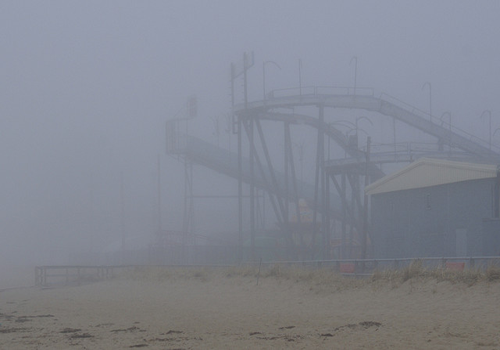
#> input picture Dataset/Scenes/scene (61).png, 500 x 350 px
$ jupyter execute --allow-errors proyekakhir.ipynb
#> lines starting #> are read from the running program, lines starting #| are printed output that depends on the picture; after the words box and inside, x2 and y2 are one past the last pixel; in counts of white or black regions, pixels touching at a corner belong together
[cell 1]
import image_dehazer
import cv2
import copy
import numpy as np
from PIL import Image
from skimage import io, color, filters, util
import matplotlib.pyplot as plt

[cell 2]
HazeImg = cv2.imread('Dataset/Scenes/scene (61).png')						# read input image
#> HazeImg is the input picture: shape (350, 500, 3); mean B, G, R 143.9, 133.9, 130.2
#> (the rest of this cell did not finish here and is left out)

[cell 3]
img1 = io.imread('depthmap.jpg')
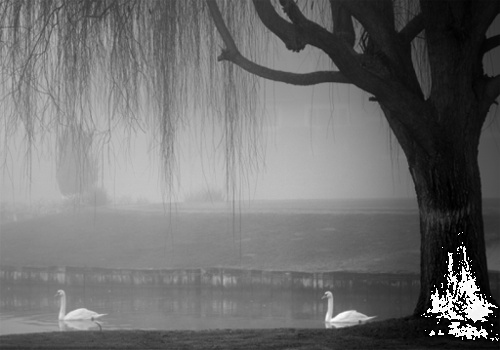
#> input picture depthmap.jpg, 500 x 350 px
#> img1 is the input picture: shape (350, 500); min 0, max 255, mean 110.8
G = util.img_as_ubyte(color.rgb2gray(img1))
T = filters.threshold_otsu(G)
#> T = 93
S = util.img_as_float(G > T)
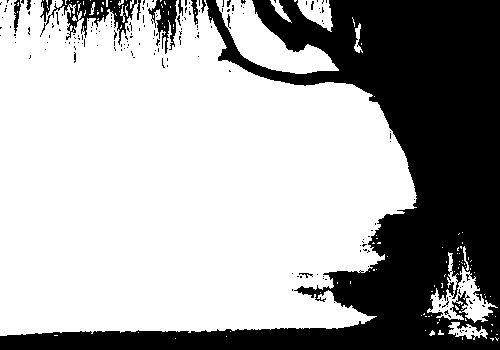
#> S: shape (350, 500) float64; values 0 (black) and 1 (white), 66.4% white; 194 black regions (182 under 20 px), largest, box (x1, y1, x2, y2) and area: (0, 0, 500, 350) 55433, (40, 0, 137, 45) 1346, (148, 0, 177, 54) 722
plt.subplot(1,2,1); plt.imshow(img1)
plt.title('Original'); plt.axis("off")
plt.subplot(1,2,2); plt.imshow(S, cmap='gray')
plt.title("Thresholded"); plt.axis("off")
plt.show()
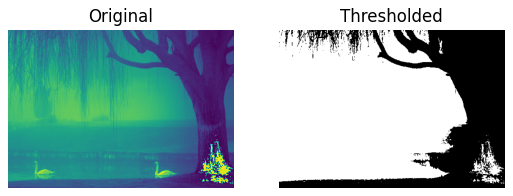
#> figure drawn by matplotlib, 2 panels
# io.imsave("result4.jpg", S)
